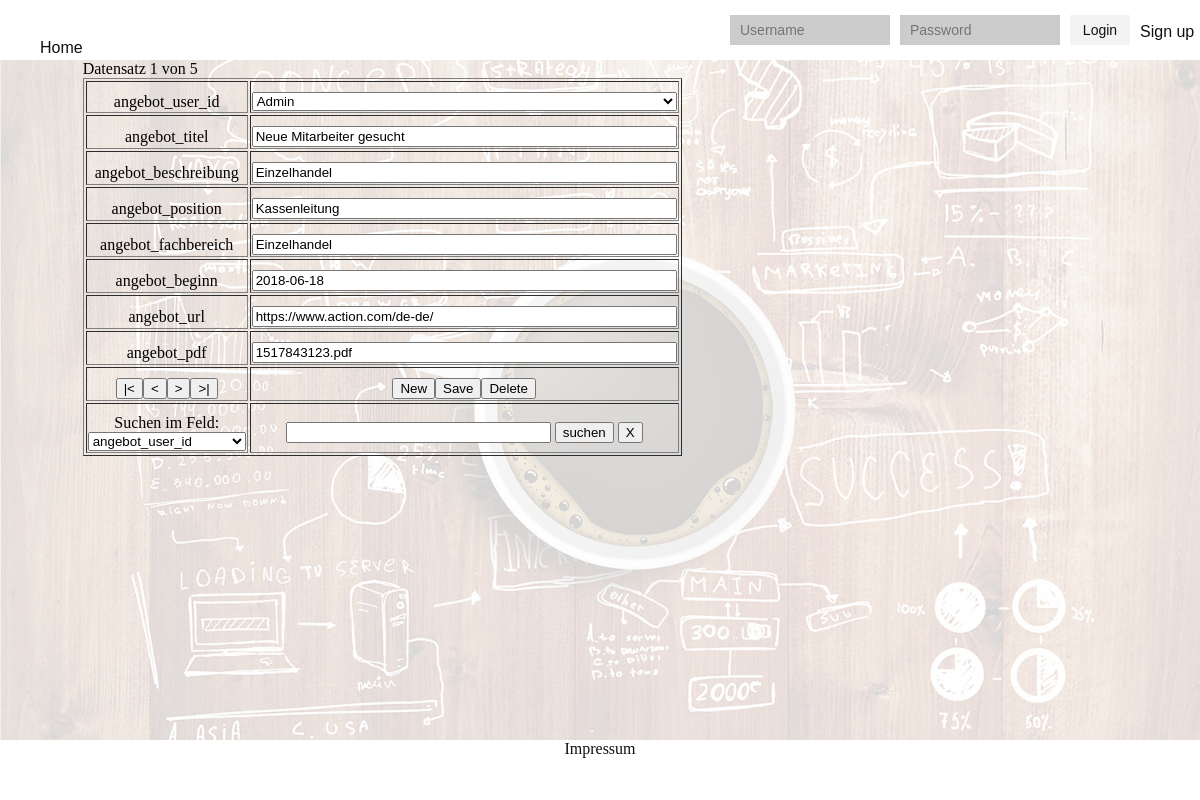
The app's page /stellenangebote.php with its own data.
### tables this page shows
CREATE TABLE `tbl_stellenangebote` (
  `angebot_id` int(11) NOT NULL,
  `angebot_user_id` int(11) NOT NULL,
  `angebot_titel` varchar(256) NOT NULL,
  `angebot_beschreibung` varchar(256) NOT NULL,
  `angebot_position` varchar(256) NOT NULL,
  `angebot_fachbereich` varchar(256) NOT NULL,
  `angebot_beginn` date NOT NULL,
  `angebot_url` varchar(256) NOT NULL,
  `angebot_pdf` varchar(256) NOT NULL
);

### funktionen.php (the view, shortened to what this page needs)
<?PHP
function maske($tabellen,$sort)
{
	if (isset($_GET["funktion"])) $funktion = $_GET["funktion"]; else $funktion="";
	if (isset($_GET["suchtext"])) $suchtext = $_GET["suchtext"]; else $suchtext="";
	if (isset($_GET["suchfeld"])) $suchfeld = $_GET["suchfeld"]+0; else $suchfeld=0;
	if (isset($_SESSION["satznr"])) $satznr = $_SESSION["satznr"]; else $satznr=0;
	if (isset($_SESSION["newdata"])) $newdata = $_SESSION["newdata"]; else $newdata=false;
	if (isset($_SESSION["suchen"])) $suchen = $_SESSION["suchen"]; else $suchen=false;
	if (isset($_SESSION["sql_s"])) $sql_s = $_SESSION["sql_s"]; else $sql_s="";
	if (! $suchen || $funktion=="X")
		$sql = "SELECT * FROM " . $tabellen[0][0] . " " . $sort;
	else $sql= $sql_s;
	$result = mysql_query ( $sql ) or die (mysql_error());
	$menge = mysql_num_rows ( $result );
	$felder = mysql_num_fields ( $result );
	$hilf = $satznr+1;
	echo "Datensatz $hilf von $menge";
	echo "<form name='maske' action='' method='get'>";
	echo "<table border ='1' width='600px'>";
	for ( $i = 1; $i < $felder; $i++ )
	{
		$fn = mysql_field_name($result,$i);
		echo "<tr><td width='250px'> " . $fn . "</td><td>";
		if (strtolower(substr($fn,-3)) == "_id" && $i > 0)
		{
			$sql_h ="SELECT * FROM " . $tabellen[$i][0] ;
			$result_h = mysql_query ( $sql_h ) or die (mysql_error());
			$fn_h = mysql_field_name($result_h,1);
			$sql_h ="SELECT * FROM " . $tabellen[$i][0] . " ORDER BY " . $fn_h ;
			$result_h = mysql_query ( $sql_h ) or die (mysql_error());
			$menge_h = mysql_num_rows ( $result_h );
			echo "<select name='$fn' size='1' style='width:100%'>";
			for ($k=0;$k < $menge_h;$k++)
			{
				$f0 = mysql_result($result_h, $k , 0);
				$ht_felder=explode(",",$tabellen[$i][1]);
				$wert = "";
				for ($h = 0; $h < count($ht_felder); $h++) $wert .= " " . mysql_result ( $result_h, $k, $ht_felder[$h]+0 );
				echo"<option value='".$f0."' ";
				if ($funktion != "neu" && $f0 == mysql_result ( $result, $satznr, $i)) echo "selected";
				echo ">$wert</option>";
			}
			echo "</select>";
		}
		else
		{
			echo "<input style='text-align:left' name='$fn' type='text' 	size='50' maxlength='30' value='";
			if ($newdata == false) echo mysql_result($result, $satznr, $i);
			echo "'>";
		}
		echo "</td></tr>";
	}
	echo "<tr><td>";
		echo "<input name='funktion' type='submit' value='|<'>";
		echo "<input name='funktion' type='submit' value='<'>";
		echo "<input name='funktion' type='submit' value='>'>";
		echo "<input name='funktion' type='submit' value='>|'></td><td>";
		echo "<input name='funktion' type='submit' value='New'>";
		echo "<input name='funktion' type='submit' value='Save'>";
		echo "<input name='funktion' type='submit' value='Delete'>";
	echo "</td></tr>";
	echo "<tr>
			<td>Suchen im Feld:<br>
				<select name='suchfeld'>";
				for ( $i = 1; $i < $felder; $i++ )
				{
					$fn = mysql_field_name($result,$i);
					echo "<option value='$i' ";
					if ($i == $suchfeld) echo "selected";
					echo">$fn</option>";
				}
	echo		"</select>
			</td>
			<td><input style='text-align:left' name='suchtext' type='text' size='30' maxlength='30' value='$suchtext'>
				<input name='funktion' type='submit' value='suchen'>
				<input name='funktion' type='submit' value='X'>
			</td>
		  </tr>";
	echo "</table>";
	echo "</form>";
}
?>

### index-style.css (style rules this page uses)
html { margin: 0px; padding: 0px; }
body { height:100%; margin: 0px; background-color: #ccc; padding-bottom:60px; background-image: url('../images/bg.jpg'); background-size: 100%; background-repeat: no-repeat; background-attachment: fixed; background-position: center; }
table { width: 200px; }
td { vertical-align: middle; text-align: center; padding-top: 10px; }

### records on screen
tbl_stellenangebote: angebot_user_id "Admin", angebot_titel "Neue Mitarbeiter gesucht", angebot_beschreibung "Einzelhandel", angebot_position "Kassenleitung", angebot_fachbereich "Einzelhandel", angebot_beginn "2018-06-18", angebot_url "https://www.action.com/de-de/", angebot_pdf "1517843123.pdf"

### other values on screen
$hilf "1"
$menge "5"
$fn "angebot_user_id"
$fn "angebot_titel"
$fn "angebot_beschreibung"
$fn "angebot_position"
$fn "angebot_fachbereich"
$fn "angebot_beginn"
$fn "angebot_url"
$fn "angebot_pdf"
form field suchfeld "angebot_user_id"
